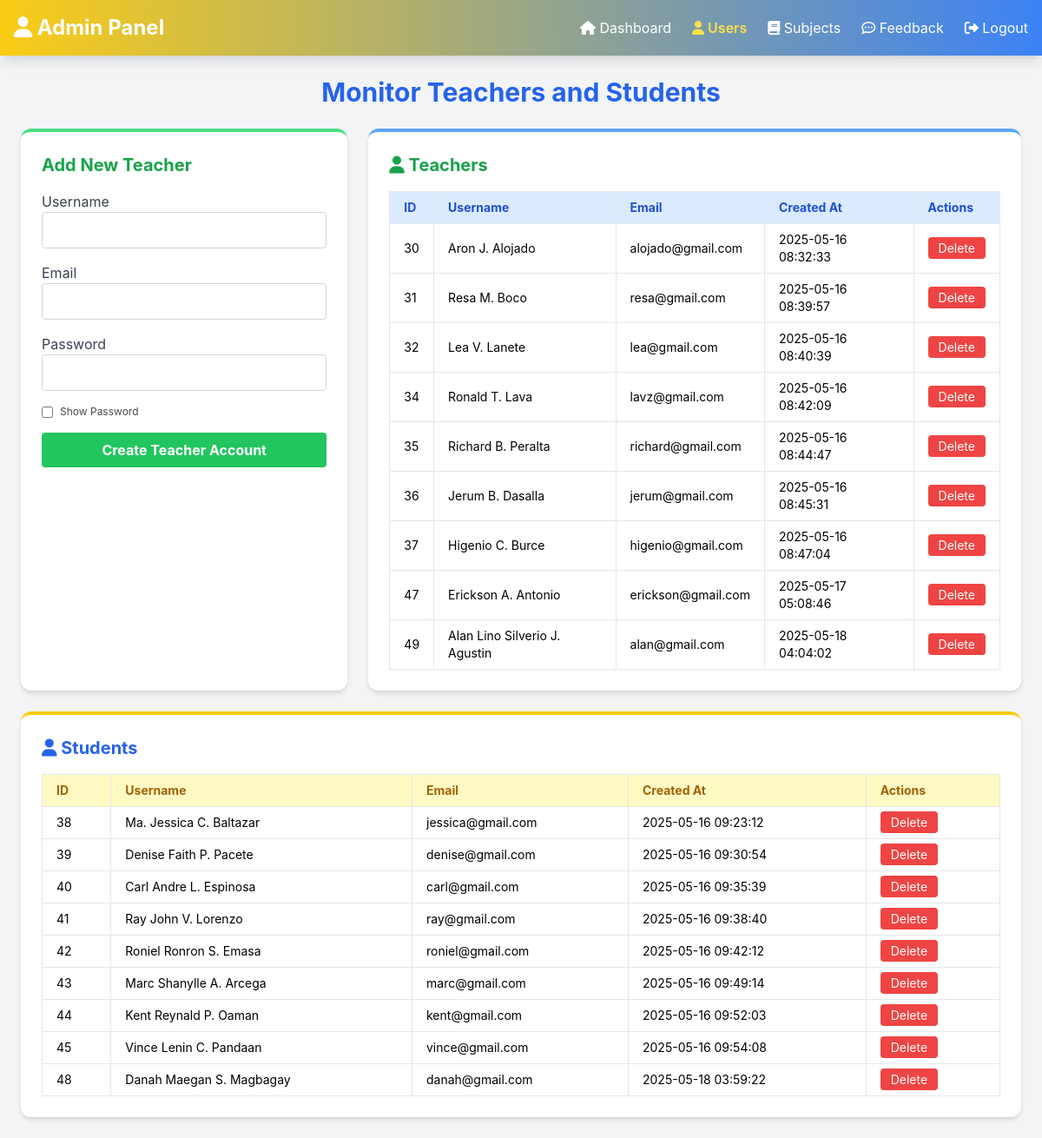
Page /pages/monitor_users.php (signed in) on the committed database.
### tables this page shows
CREATE TABLE `users` (
  `id` int(11) NOT NULL,
  `username` varchar(50) NOT NULL,
  `email` varchar(100) NOT NULL,
  `password` varchar(255) NOT NULL,
  `profile_image` varchar(255) NOT NULL,
  `role` enum('teacher','student','admin') NOT NULL,
  `created_at` timestamp NOT NULL DEFAULT current_timestamp()
);

### pages/monitor_users.php (the view, shortened to what this page needs)
<?php
require '../includes/db_connection.php';
$teacher_query = $conn->prepare("SELECT id, username, email, created_at FROM users WHERE role = 'teacher'");
$teacher_query->execute();
$teachers = $teacher_query->fetchAll(PDO::FETCH_ASSOC);
$student_query = $conn->prepare("SELECT id, username, email, created_at FROM users WHERE role = 'student'");
$student_query->execute();
$students = $student_query->fetchAll(PDO::FETCH_ASSOC);
?>
<!DOCTYPE html>
<html lang="en">
<head>
  <script src="https://cdn.tailwindcss.com"></script>
</head>
<body>
  <nav class="flex items-center justify-between p-4 gradient-header shadow-lg">
    <div class="text-2xl font-bold"><i class="fa fa-user" aria-hidden="true"></i> Admin Panel</div>
    <ul class="flex gap-6 text-white">
      <li><a href="admin_dashboard.php" class="hover:text-yellow-300"><i class="fa fa-home" aria-hidden="true"></i> Dashboard</a></li>
      <li><a href="monitor_users.php" class="text-white text-yellow-300 font-semibold"><i class="fa fa-user" aria-hidden="true"></i> Users</a></li>
      <li><a href="assign_subject_admin.php" class="hover:text-yellow-300"><i class="fa fa-book" aria-hidden="true"></i> Subjects</a></li>
      <li><a href="view_feedback.php" class="hover:text-yellow-300"><i class="fa fa-commenting-o" aria-hidden="true"></i> Feedback</a></li>
      <li><a href="logout.php" class="hover:text-yellow-300"><i class="fa fa-sign-out" aria-hidden="true"></i> Logout</a></li>
    </ul>
  </nav>
  <main class="max-w-7xl mx-auto p-6">
    <h1 class="text-center text-3xl font-bold text-blue-600 mb-6">Monitor Teachers and Students</h1>
    <div class="flex flex-col md:flex-row gap-6">
      <div class="add-user bg-white shadow-md rounded-xl p-6 border-t-4 border-green-400 w-full md:w-1/3">
        <h2 class="text-xl font-bold text-green-600 mb-4">Add New Teacher</h2>
        <form action="monitor_users.php" method="POST" class="space-y-4">
          <div>
            <label for="username" class="block text-gray-700">Username</label>
            <input type="text" name="username" id="username" required class="w-full border border-gray-300 rounded p-2">
          </div>
          <div>
            <label for="email" class="block text-gray-700">Email</label>
            <input type="email" name="email" id="email" required class="w-full border border-gray-300 rounded p-2">
          </div>
          <div>
            <label for="password" class="block text-gray-700">Password</label>
            <input type="password" name="password" id="password" required class="w-full border border-gray-300 rounded p-2">
          </div>
             <div class="flex items-center mt-2 mb-4">
            <input type="checkbox" id="showPassword" class="mr-2 cursor-pointer">
            <label for="showPassword" class="text-xs text-[#4a4a4a] cursor-pointer">Show Password</label>
          </div>
          <button type="submit" name="add_teacher" class="w-full bg-green-500 hover:bg-green-400 text-white font-bold py-2 rounded">
            Create Teacher Account
          </button>
        </form>
      </div>
      <div class="users-table bg-white shadow-md rounded-xl p-6 border-t-4 border-blue-400 w-full md:w-2/3 overflow-auto">
        <h2 class="text-xl font-bold text-green-600 mb-4"><i class="fa fa-user" aria-hidden="true"></i> Teachers</h2>
        <div class="overflow-x-auto">
          <table class="min-w-full text-sm text-left border border-gray-200">
            <thead class="bg-blue-100 text-blue-700 font-bold">
              <tr>
                <th class="px-4 py-2 border">ID</th>
                <th class="px-4 py-2 border">Username</th>
                <th class="px-4 py-2 border">Email</th>
                <th class="px-4 py-2 border">Created At</th>
                <th class="px-4 py-2 border">Actions</th>
              </tr>
            </thead>
            <tbody>
              <?php foreach ($teachers as $teacher): ?>
              <tr class="hover:bg-gray-100">
                <td class="px-4 py-2 border"><?php echo $teacher['id']; ?></td>
                <td class="px-4 py-2 border"><?php echo htmlspecialchars($teacher['username']); ?></td>
                <td class="px-4 py-2 border"><?php echo htmlspecialchars($teacher['email']); ?></td>
                <td class="px-4 py-2 border"><?php echo $teacher['created_at']; ?></td>
                <td class="px-4 py-2 border">
                  <a href="monitor_users.php?delete_id=<?php echo $teacher['id']; ?>"
                     class="bg-red-500 hover:bg-red-400 text-white px-3 py-1 rounded text-sm"
                     onclick="return confirm('Are you sure you want to delete this user?');">
                     Delete
                  </a>
                </td>
              </tr>
              <?php endforeach; ?>
            </tbody>
          </table>
        </div>
      </div>
    </div>
    <div class="bg-white shadow-md rounded-xl p-6 mt-6 border-t-4 border-yellow-400">
      <h2 class="text-xl font-bold text-blue-600 mb-4"><i class="fa fa-user" aria-hidden="true"></i> Students</h2>
      <div class="overflow-x-auto">
        <table class="min-w-full text-sm text-left border border-gray-200">
          <thead class="bg-yellow-100 text-yellow-700 font-bold">
            <tr>
              <th class="px-4 py-2 border">ID</th>
              <th class="px-4 py-2 border">Username</th>
              <th class="px-4 py-2 border">Email</th>
              <th class="px-4 py-2 border">Created At</th>
              <th class="px-4 py-2 border">Actions</th>
            </tr>
          </thead>
          <tbody>
            <?php foreach ($students as $student): ?>
            <tr class="hover:bg-gray-100">
              <td class="px-4 py-2 border"><?php echo $student['id']; ?></td>
              <td class="px-4 py-2 border"><?php echo htmlspecialchars($student['username']); ?></td>
              <td class="px-4 py-2 border"><?php echo htmlspecialchars($student['email']); ?></td>
              <td class="px-4 py-2 border"><?php echo $student['created_at']; ?></td>
              <td class="px-4 py-2 border">
                <a href="monitor_users.php?delete_id=<?php echo $student['id']; ?>"
                   class="bg-red-500 hover:bg-red-400 text-white px-3 py-1 rounded text-sm"
                   onclick="return confirm('Are you sure you want to delete this user?');">
                   Delete
                </a>
              </td>
            </tr>
            <?php endforeach; ?>
          </tbody>
        </table>
      </div>
    </div>
  </main>
</body>
</html>

### pages/monitor_users.php (style rules this page uses)
body { font-family: 'Inter', sans-serif; background-color: #f3f4f6; }
.gradient-header { background: linear-gradient(to right, #facc15, #3b82f6); color: white; }

### rows in the picture
users: id "30", username "Aron J. Alojado", email "alojado@gmail.com", created_at "2025-05-16 08:32:33"
users: id "31", username "Resa M. Boco", email "resa@gmail.com", created_at "2025-05-16 08:39:57"
users: id "32", username "Lea V. Lanete", email "lea@gmail.com", created_at "2025-05-16 08:40:39"
users: id "34", username "Ronald T. Lava", email "lavz@gmail.com", created_at "2025-05-16 08:42:09"
users: id "35", username "Richard B. Peralta", email "richard@gmail.com", created_at "2025-05-16 08:44:47"
users: id "36", username "Jerum B. Dasalla", email "jerum@gmail.com", created_at "2025-05-16 08:45:31"
users: id "37", username "Higenio C. Burce", email "higenio@gmail.com", created_at "2025-05-16 08:47:04"
users: id "47", username "Erickson A. Antonio", email "erickson@gmail.com", created_at "2025-05-17 05:08:46"
users: id "49", username "Alan Lino Silverio J. Agustin", email "alan@gmail.com", created_at "2025-05-18 04:04:02"
users: id "38", username "Ma. Jessica C. Baltazar", email "jessica@gmail.com", created_at "2025-05-16 09:23:12"
users: id "39", username "Denise Faith P. Pacete", email "denise@gmail.com", created_at "2025-05-16 09:30:54"
users: id "40", username "Carl Andre L. Espinosa", email "carl@gmail.com", created_at "2025-05-16 09:35:39"
users: id "41", username "Ray John V. Lorenzo", email "ray@gmail.com", created_at "2025-05-16 09:38:40"
users: id "42", username "Roniel Ronron S. Emasa", email "roniel@gmail.com", created_at "2025-05-16 09:42:12"
users: id "43", username "Marc Shanylle A. Arcega", email "marc@gmail.com", created_at "2025-05-16 09:49:14"
users: id "44", username "Kent Reynald P. Oaman", email "kent@gmail.com", created_at "2025-05-16 09:52:03"
users: id "45", username "Vince Lenin C. Pandaan", email "vince@gmail.com", created_at "2025-05-16 09:54:08"
users: id "48", username "Danah Maegan S. Magbagay", email "danah@gmail.com", created_at "2025-05-18 03:59:22"
